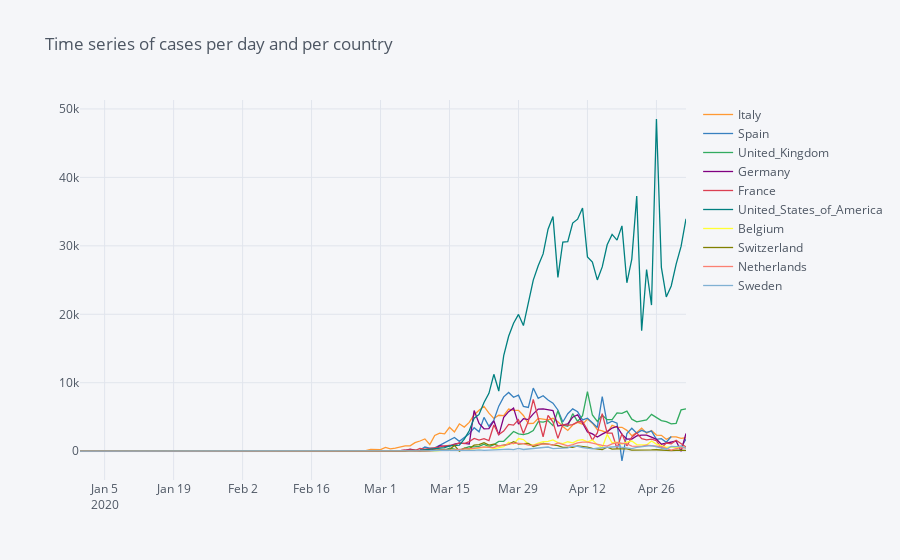

Notebook code cell kept with this figure:
### Code cell
# time series per day
covid_cases.iplot(title = 'Time series of cases per day and per country')
